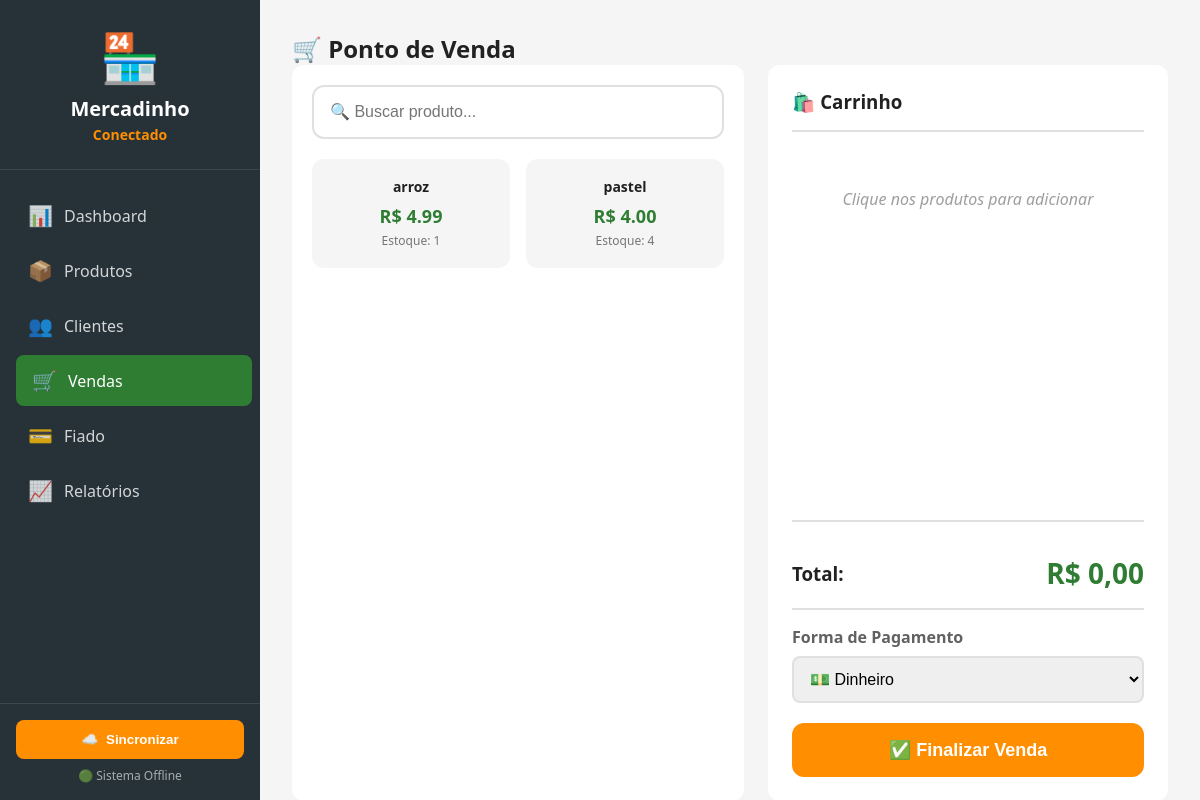
Page /vendas/ on the earlier database version.
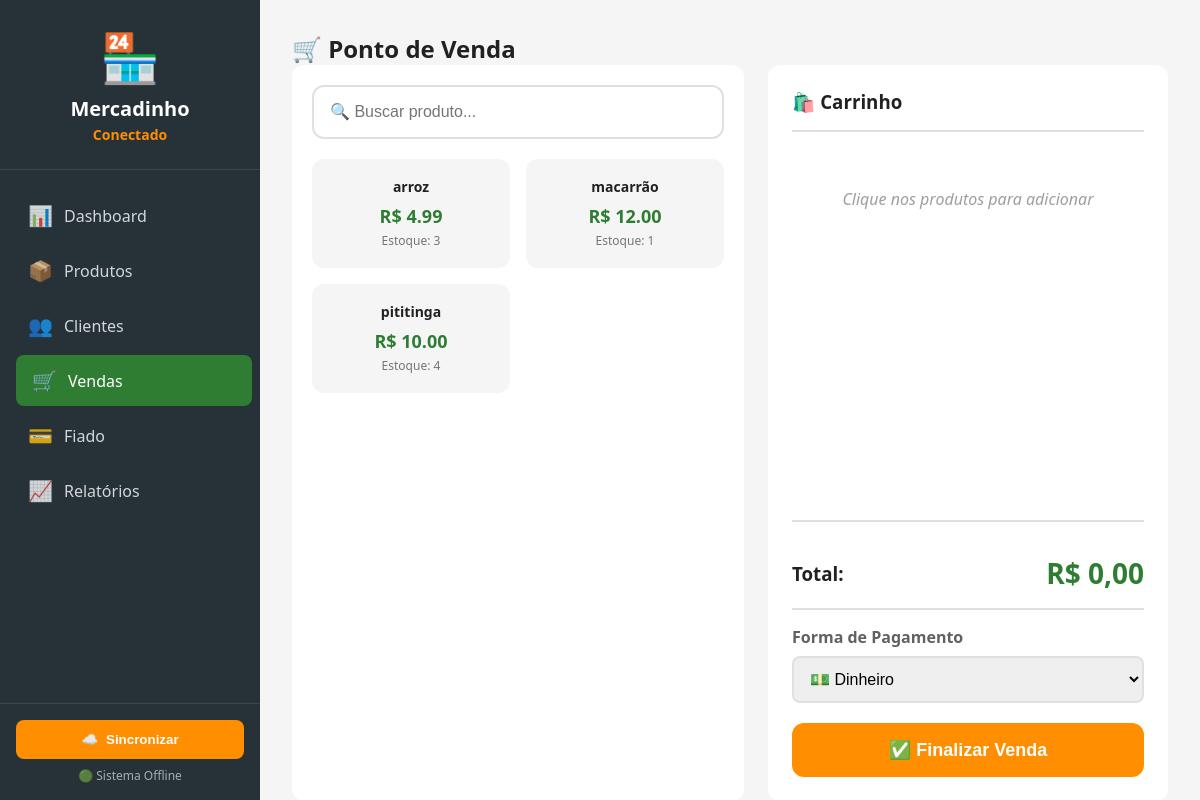
Same page on the later database version.
### tables this page shows
CREATE TABLE produtos (
            id INTEGER PRIMARY KEY AUTOINCREMENT,
            nome TEXT NOT NULL,
            preco REAL NOT NULL,
            quantidade INTEGER NOT NULL DEFAULT 0
        );

### routes/vendas.py (the view)
@vendas_bp.route('/')
def pdv():
    produtos = query_db("SELECT * FROM produtos WHERE quantidade > 0 ORDER BY nome")
    return render_template('vendas.html', produtos=produtos)

### models/database.py (called while the page is built)
def get_db_connection():
    conn = sqlite3.connect(DATABASE_PATH)
    conn.row_factory = sqlite3.Row  # Permite acessar colunas pelo nome
    return conn

def query_db(query, args=(), one=False):
    conn = get_db_connection()
    try:
        cursor = conn.execute(query, args)
        rv = cursor.fetchall()
        conn.commit()
        return (rv[0] if rv else None) if one else rv
    finally:
        conn.close()

### templates/vendas.html (shortened to what this page needs)
{% extends "base.html" %}
{% block content %}
<div class="pdv-container">
    <h2>🛒 Ponto de Venda</h2>
    <div class="pdv-grid">
        <div class="pdv-produtos">
            <div class="search-box">
                <input type="text" id="buscar-produto" placeholder="🔍 Buscar produto..." onkeyup="filtrarProdutos()">
            </div>
            <div class="produtos-grid" id="lista-produtos">
                {% for produto in produtos %}
                <div class="produto-card"
                     data-id="{{ produto.id }}"
                     data-nome="{{ produto.nome }}"
                     data-preco="{{ produto.preco }}"
                     data-estoque="{{ produto.quantidade }}"
                     onclick="adicionarAoCarrinho('{{ produto.id }}')">
                    <h4>{{ produto.nome }}</h4>
                    <p class="preco">R$ {{ "%.2f"|format(produto.preco) }}</p>
                    <small>Estoque: {{ produto.quantidade }}</small>
                </div>
                {% endfor %}
            </div>
        </div>
        <div class="pdv-carrinho">
            <h3>🛍️ Carrinho</h3>
            <div class="carrinho-itens" id="carrinho-itens">
                <p class="empty">Clique nos produtos para adicionar</p>
            </div>
            <div class="carrinho-total">
                <h3>Total: <span id="valor-total">R$ 0,00</span></h3>
            </div>
            <div class="form-group">
                <label>Forma de Pagamento</label>
                <select id="tipo-pagamento" onchange="toggleCliente()">
                    <option value="dinheiro">💵 Dinheiro</option>
                </select>
            </div>
            <button class="btn-finalizar" onclick="finalizarVenda()" id="btn-finalizar">
                ✅ Finalizar Venda
            </button>
        </div>
    </div>
</div>
{% endblock %}

Differences in the rows shown:
removed produtos: nome "pastel", preco "4.00", quantidade "4"
changed produtos "arroz": quantidade "1" → "3"
now on this page (row edited): produtos: nome "macarrão", preco "12.00", quantidade "1"
added produtos: nome "pititinga", preco "10.00", quantidade "4"
